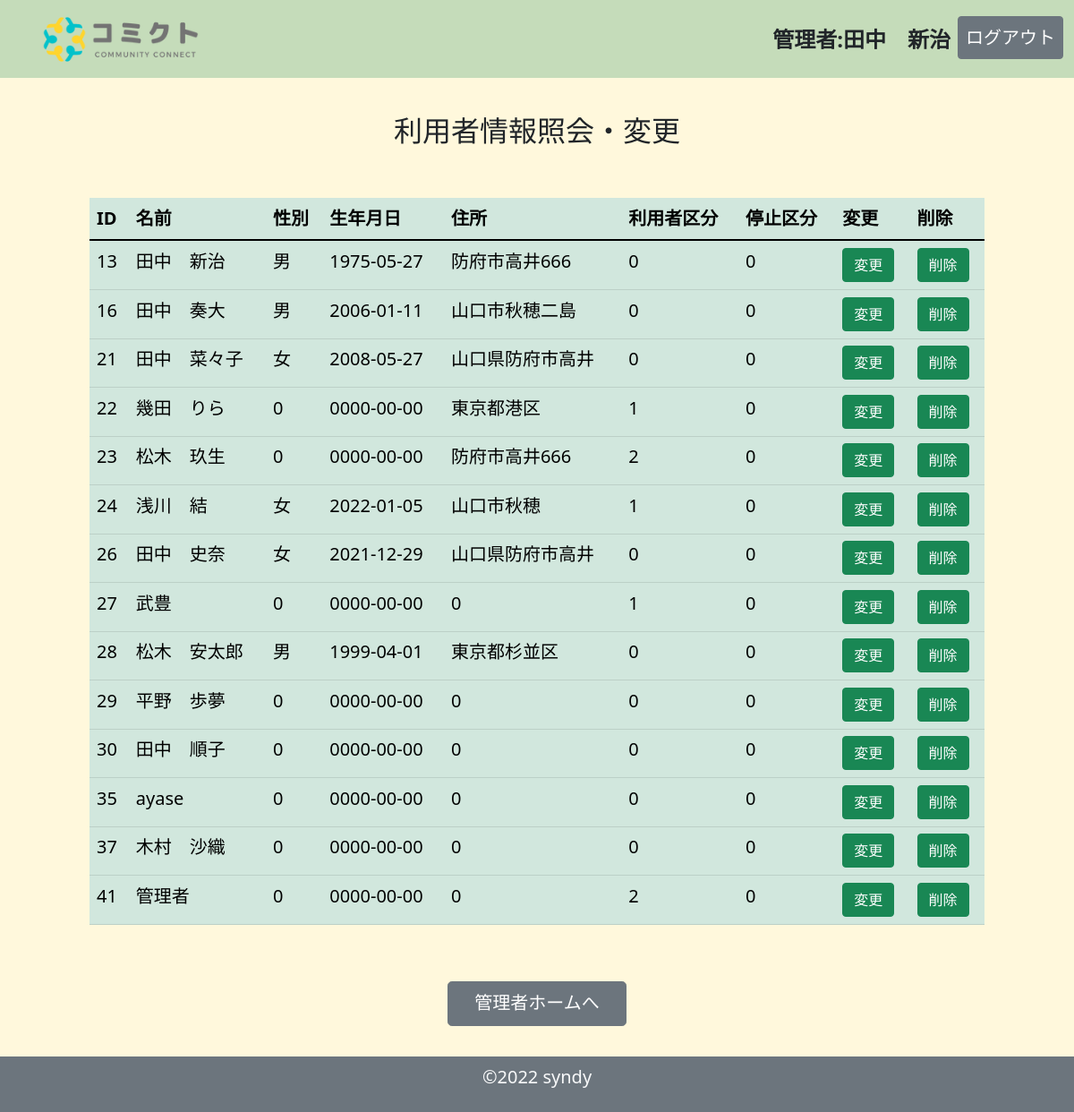
Page /member_read.php (signed in) on the committed database.
### tables this page shows
CREATE TABLE `member_table` (
  `member_id` int(11) NOT NULL,
  `mbname` varchar(128) NOT NULL,
  `login_id` varchar(128) NOT NULL,
  `password` varchar(128) NOT NULL,
  `is_admin` int(1) NOT NULL,
  `is_dalete` int(1) NOT NULL,
  `seibetu` varchar(64) NOT NULL,
  `barthday` date NOT NULL,
  `mbaddress` varchar(128) NOT NULL,
  `created_at` datetime NOT NULL,
  `update_at` datetime NOT NULL
);

### member_read.php (the view, shortened to what this page needs)
<?php
$pdo = connect_to_db();
$sql = 'SELECT * FROM member_table ORDER BY member_id ASC';
$stmt = $pdo->prepare($sql);
try {
    $status = $stmt->execute();
} catch (PDOException $e) {
    echo json_encode(["sql error" => "{$e->getMessage()}"]);
    exit();
}
$result = $stmt->fetchAll(PDO::FETCH_ASSOC);
$output = "";
foreach ($result as $record) {
    $output .= "<tr><td>{$record['member_id']}</td><td>{$record['mbname']}</td><td>{$record['seibetu']}</td><td>{$record['barthday']}</td><td>{$record['mbaddress']}</td><td>{$record['is_admin']}</td><td>{$record['is_dalete']}</td>
    <td>
        <a href='member_edit.php?id={$record["member_id"]}' class='btn btn-success' role='button'>変更</a>
      </td>
      <td>
        <a href='member_delete.php?id={$record["member_id"]}' class='btn btn-success' role='button'>削除</a>
      </td><tr>";
}
?>
<!DOCTYPE html>
<html lang="ja">
<head>
    <link href="https://cdn.jsdelivr.net/npm/bootstrap@5.1.3/dist/css/bootstrap.min.css" rel="stylesheet">
    <link rel="stylesheet" href="css/style_home_admin.css">
</head>
<body>
    <header>
        <header>
            <nav class="navbar navbar-expand-lg navbar-light bg-success bg-opacity-25">
                <div class="container-fluid">
                    <a class="navbar-brand" href="#">
                        <img src="img/comictlogo.png" alt="" width="250" height="60" class="d-inline-block align-text-top">
                    </a>
                    <div class="collapse navbar-collapse " id="navbarSupportedContent">
                        <ul class="navbar-nav me-auto">
                            <li class="nav-item">
                                <a class="nav-link" href="#"></a>
                            </li>
                            <li class="nav-item">
                                <a class="nav-link" href="#"></a>
                            </li>
                        </ul>
                        <ul class="navbar-nav">
                            <li class="nav-item">
                                <a class="nav-link text-dark fw-bold fs-4" href="#">管理者:<?= $_SESSION['mbname'] ?></a>
                            </li>
                            <li class="nav-item">
                                <a class="nav-link btn btn-secondary text-white fs-5 " href="logout.php" role="button">ログアウト</a>
                            </li>
                        </ul>
                    </div>
                </div>
            </nav>
        </header>
        <main class="mb-5">
            <div class="container-fluid">
                <div class="row justify-content-center  g-2">
                    <p class="h2 text-center my-5">利用者情報照会・変更</p>
                    <div class="table-responsive">
                        <table class="table table-success table-hover mx-auto fs-5" style="max-width: 1000px;">
                            <thead>
                                <tr>
                                    <th scope="col">ID</th>
                                    <th scope="col">名前</th>
                                    <th scope="col">性別</th>
                                    <th scope="col">生年月日</th>
                                    <th scope="col">住所</th>
                                    <th scope="col">利用者区分</th>
                                    <th scope="col">停止区分</th>
                                    <th scope="col">変更</th>
                                    <th scope="col">削除</th>
                                </tr>
                            </thead>
                            <tbody>
                                <?= $output ?>
                            </tbody>
                        </table>
                    </div>
                </div>
            </div>
            <div class="container-fluid">
                <div class="row justify-content-center">
                    <div class="col text-center my-5">
                        <a class="btn btn-secondary btn-lg fs-5" style="width: 200px;;height:50px" href="admin_home.php" role="button">管理者ホームへ</a>
                    </div>
                </div>
            </div>
        </main>
        <footer class="footer fixed-bottom mt-auto py-2 bg-secondary text-light text-center fs-5 ">
            <div class="container">
                <p>&copy;2022 syndy </p>
            </div>
        </footer>
</body>
</html>

### css/style_home_admin.css (style rules this page uses)
body { background-color: cornsilk; }

### rows in the picture
member_table: member_id "13", mbname "田中 新治", seibetu "男", barthday "1975-05-27", mbaddress "防府市高井666", is_admin "0", is_dalete "0"
member_table: member_id "16", mbname "田中 奏大", seibetu "男", barthday "2006-01-11", mbaddress "山口市秋穂二島", is_admin "0", is_dalete "0"
member_table: member_id "21", mbname "田中 菜々子", seibetu "女", barthday "2008-05-27", mbaddress "山口県防府市高井", is_admin "0", is_dalete "0"
member_table: member_id "22", mbname "幾田 りら", seibetu "0", barthday "0000-00-00", mbaddress "東京都港区", is_admin "1", is_dalete "0"
member_table: member_id "23", mbname "松木 玖生", seibetu "0", barthday "0000-00-00", mbaddress "防府市高井666", is_admin "2", is_dalete "0"
member_table: member_id "24", mbname "浅川 結", seibetu "女", barthday "2022-01-05", mbaddress "山口市秋穂", is_admin "1", is_dalete "0"
member_table: member_id "26", mbname "田中 史奈", seibetu "女", barthday "2021-12-29", mbaddress "山口県防府市高井", is_admin "0", is_dalete "0"
member_table: member_id "27", mbname "武豊", seibetu "0", barthday "0000-00-00", mbaddress "0", is_admin "1", is_dalete "0"
member_table: member_id "28", mbname "松木 安太郎", seibetu "男", barthday "1999-04-01", mbaddress "東京都杉並区", is_admin "0", is_dalete "0"
member_table: member_id "29", mbname "平野 歩夢", seibetu "0", barthday "0000-00-00", mbaddress "0", is_admin "0", is_dalete "0"
member_table: member_id "30", mbname "田中 順子", seibetu "0", barthday "0000-00-00", mbaddress "0", is_admin "0", is_dalete "0"
member_table: member_id "35", mbname "ayase", seibetu "0", barthday "0000-00-00", mbaddress "0", is_admin "0", is_dalete "0"
member_table: member_id "37", mbname "木村 沙織", seibetu "0", barthday "0000-00-00", mbaddress "0", is_admin "0", is_dalete "0"
member_table: member_id "41", mbname "管理者", seibetu "0", barthday "0000-00-00", mbaddress "0", is_admin "2", is_dalete "0"

### other values in the picture
$_SESSION['mbname'] "田中 新治"
